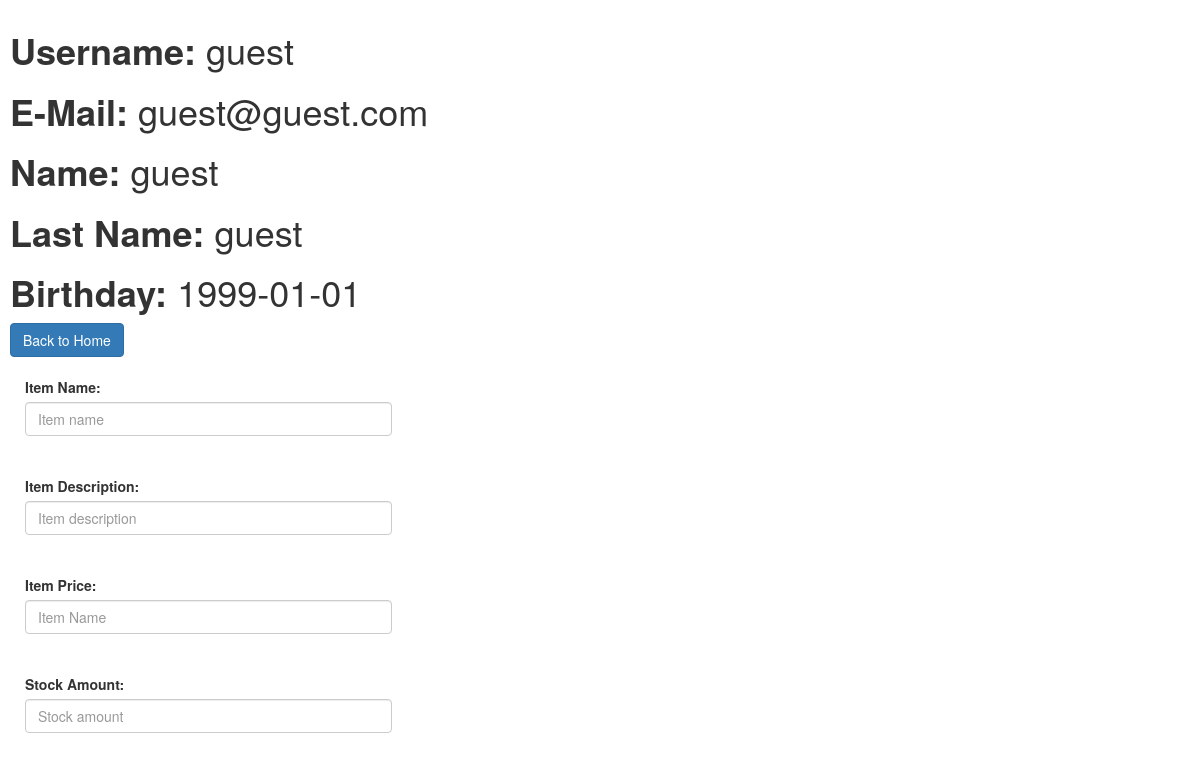
Page /e-commerce/profile_page.php?user_ID=6 on the committed database.
### tables this page shows
CREATE TABLE `user` (
  `ID` int(11) NOT NULL,
  `username` varchar(32) NOT NULL,
  `password` varchar(32) NOT NULL,
  `email` varchar(254) NOT NULL,
  `name` varchar(32) NOT NULL,
  `surname` varchar(32) NOT NULL,
  `birth_date` date NOT NULL
);

### e-commerce/profile_page.php (the view, shortened to what this page needs)
<?php
include("connection.php");
?>
<!DOCTYPE html>
<html lang="en">
<head>
    <link href="//maxcdn.bootstrapcdn.com/bootstrap/4.1.1/css/bootstrap.min.css" rel="stylesheet" id="bootstrap-css">
    <link rel="stylesheet" type="text/css" href="//netdna.bootstrapcdn.com/bootstrap/3.1.1/css/bootstrap.min.css">
</head>
<body class="ml-3 mt-5">
    <?php
    $user_ID = "";
    if (isset($_GET["user_ID"]))
        $user_ID = $_GET["user_ID"];
    $sql = "SELECT * FROM user WHERE ID = $user_ID";
    $result = $conn->query($sql);
    if ($result->num_rows > 0) {
        while ($row = $result->fetch_assoc()) {
            echo "<h1><b>Username: </b>" . $row["username"] . "</h1>";
            echo "<h1><b>E-Mail: </b>" . $row["email"] . "</h1>";
            echo "<h1><b>Name: </b>" . $row["name"] . "</h1>";
            echo "<h1><b>Last Name: </b>" . $row["surname"] . "</h1>";
            echo "<h1><b>Birthday: </b>" . $row["birth_date"] . "</h1>";
        }
    }
    ?>
    <a class="btn btn-primary" href="index.php">Back to Home</a><br>
    <div id="div_add_a_product" class="col-md-4">
        <br><label for="item_name" class="form-info">Item Name:</label>
        <input type="text" name="item_name" placeholder="Item name" class="form-control"><br>
        <br><label for="item_description" class="form-info">Item Description:</label>
        <input type="text" name="item_name" placeholder="Item description" class="form-control"><br>
        <br><label for="item_price" class="form-info">Item Price:</label>
        <input type="number" name="item_price" placeholder="Item Name" class="form-control"><br>
        <br><label for="item_stock_amount" class="form-info">Stock Amount:</label>
        <input type="number" name="item_stock_amount" placeholder="Stock amount" class="form-control"><br>
    </div>
</body>
</html>

### rows in the picture
user: username "guest", email "guest@guest.com", name "guest", surname "guest", birth_date "1999-01-01"
